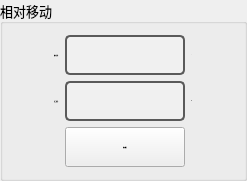
             <widget class="QGroupBox" name="groupBox">
              <property name="font">
               <font>
                <family>宋体</family>
                <pointsize>10</pointsize>
               </font>
              </property>
              <property name="title">
               <string>相对移动</string>
              </property>
              <layout class="QGridLayout" name="gridLayout_7">
               <item row="1" column="2">
                <widget class="QLineEdit" name="TargetSpeed_textBox_2">
                 <property name="minimumSize">
                  <size>
                   <width>120</width>
                   <height>40</height>
                  </size>
                 </property>
                 <property name="maximumSize">
                  <size>
                   <width>120</width>
                   <height>40</height>
                  </size>
                 </property>
                 <property name="font">
                  <font>
                   <family>Arial</family>
                   <pointsize>-1</pointsize>
                   <weight>75</weight>
                   <bold>true</bold>
                  </font>
                 </property>
                 <property name="styleSheet">
                  <string notr="true">QLineEdit {
    border: 2px solid #5A5A5A; /* 边框颜色 */
    border-radius: 5px; /* 边框圆角 */
    background-color: #F0F0F0; /* 背景色 */
    color: #000; /* 字体颜色 */
    padding: 5px; /* 内边距 */
}

QLineEdit:focus {
    border-color: #3D7848; /* 聚焦时边框颜色 */
}

QLineEdit:disabled {
    background-color: #ECECEC; /* 禁用状态的背景色 */
    color: #A0A0A0; /* 禁用状态的字体颜色 */
}
</string>
                 </property>
                 <property name="alignment">
                  <set>Qt::AlignCenter</set>
                 </property>
                </widget>
               </item>
               <item row="0" column="1">
                <widget class="QLabel" name="TargetLocation_label_2">
                 <property name="maximumSize">
                  <size>
                   <width>80</width>
                   <height>40</height>
                  </size>
                 </property>
                 <property name="font">
                  <font>
                   <family>Arial</family>
                   <pointsize>-1</pointsize>
                   <weight>75</weight>
                   <bold>true</bold>
                  </font>
                 </property>
                 <property name="text">
                  <string>相对位置：</string>
                 </property>
                </widget>
               </item>
               <item row="0" column="3">
                <widget class="QLabel" name="label_16">
                 <property name="font">
                  <font>
                   <family>Arial</family>
                   <pointsize>-1</pointsize>
                   <weight>75</weight>
                   <bold>true</bold>
                  </font>
                 </property>
                 <property name="text">
                  <string>°</string>
                 </property>
                </widget>
               </item>
               <item row="1" column="1">
                <widget class="QLabel" name="TargetSpeed_label_2">
                 <property name="maximumSize">
                  <size>
                   <width>80</width>
                   <height>40</height>
                  </size>
                 </property>
                 <property name="font">
                  <font>
                   <family>Arial</family>
                   <pointsize>-1</pointsize>
                   <weight>75</weight>
                   <bold>true</bold>
                  </font>
                 </property>
                 <property name="text">
                  <string>目标速度：</string>
                 </property>
                </widget>
               </item>
               <item row="1" column="3">
                <widget class="QLabel" name="label_17">
                 <property name="font">
                  <font>
                   <family>Arial</family>
                   <pointsize>-1</pointsize>
                   <weight>75</weight>
                   <bold>true</bold>
                  </font>
                 </property>
                 <property name="text">
                  <string>°/s</string>
                 </property>
                </widget>
               </item>
               <item row="0" column="0">
                <spacer name="horizontalSpacer_6">
                 <property name="orientation">
                  <enum>Qt::Horizontal</enum>
                 </property>
                 <property name="sizeHint" stdset="0">
                  <size>
                   <width>40</width>
                   <height>20</height>
                  </size>
                 </property>
                </spacer>
               </item>
               <item row="2" column="2">
                <widget class="QPushButton" name="btnRelativeMove_2">
                 <property name="minimumSize">
                  <size>
                   <width>0</width>
                   <height>40</height>
                  </size>
                 </property>
                 <property name="font">
                  <font>
                   <family>Arial</family>
                   <pointsize>-1</pointsize>
                   <weight>75</weight>
                   <bold>true</bold>
                  </font>
                 </property>
                 <property name="text">
                  <string>相对移动</string>
                 </property>
                </widget>
               </item>
               <item row="0" column="2">
                <widget class="QLineEdit" name="TargetLocation_textBox_2">
                 <property name="minimumSize">
                  <size>
                   <width>120</width>
                   <height>40</height>
                  </size>
                 </property>
                 <property name="maximumSize">
                  <size>
                   <width>120</width>
                   <height>40</height>
                  </size>
                 </property>
                 <property name="font">
                  <font>
                   <family>Arial</family>
                   <pointsize>-1</pointsize>
                   <weight>75</weight>
                   <bold>true</bold>
                  </font>
                 </property>
                 <property name="styleSheet">
                  <string notr="true">QLineEdit {
    border: 2px solid #5A5A5A; /* 边框颜色 */
    border-radius: 5px; /* 边框圆角 */
    background-color: #F0F0F0; /* 背景色 */
    color: #000; /* 字体颜色 */
    padding: 5px; /* 内边距 */
}

QLineEdit:focus {
    border-color: #3D7848; /* 聚焦时边框颜色 */
}

QLineEdit:disabled {
    background-color: #ECECEC; /* 禁用状态的背景色 */
    color: #A0A0A0; /* 禁用状态的字体颜色 */
}

</string>
                 </property>
                 <property name="alignment">
                  <set>Qt::AlignCenter</set>
                 </property>
                </widget>
               </item>
               <item row="0" column="4">
                <spacer name="horizontalSpacer_7">
                 <property name="orientation">
                  <enum>Qt::Horizontal</enum>
                 </property>
                 <property name="sizeHint" stdset="0">
                  <size>
                   <width>40</width>
                   <height>20</height>
                  </size>
                 </property>
                </spacer>
               </item>
              </layout>
             </widget>
